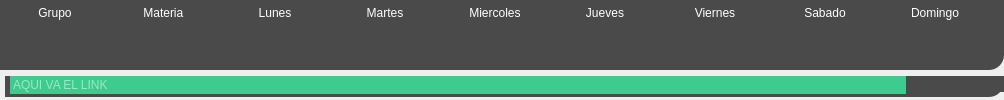
      <widget class="QWidget" name="page">
       <layout class="QHBoxLayout" name="horizontalLayout_7">
        <property name="spacing">
         <number>0</number>
        </property>
        <property name="leftMargin">
         <number>0</number>
        </property>
        <property name="topMargin">
         <number>0</number>
        </property>
        <property name="rightMargin">
         <number>0</number>
        </property>
        <property name="bottomMargin">
         <number>0</number>
        </property>
        <item>
         <widget class="QFrame" name="frame_5">
          <property name="styleSheet">
           <string notr="true">QFrame{border-bottom-left-radius: 0px;
 border-bottom-right-radius: 15px;}</string>
          </property>
          <property name="frameShape">
           <enum>QFrame::StyledPanel</enum>
          </property>
          <property name="frameShadow">
           <enum>QFrame::Raised</enum>
          </property>
          <layout class="QGridLayout" name="gridLayout_3">
           <property name="leftMargin">
            <number>0</number>
           </property>
           <property name="topMargin">
            <number>0</number>
           </property>
           <property name="rightMargin">
            <number>0</number>
           </property>
           <property name="bottomMargin">
            <number>0</number>
           </property>
           <item row="0" column="1">
            <widget class="QTableWidget" name="tableWidget">
             <property name="toolTip">
              <string>Buena suerte!</string>
             </property>
             <property name="styleSheet">
              <string notr="true">*{
	margin-left:0px;
	color:white;
	background:#4A4A4A;
	selection-background-color: rgb(170, 170, 255);
	border:2px;
}

indicator:unchecked {
    background-color:#4A4A4A;
	color:white;
}

QHeaderView::section {
	
	font: 97 15pt &quot;Inconsolata&quot;;
    background-color: #4A4A4A;
	color:white;
    border:6px;
    height: 25px;
}

QTableCornerButton:section{
background:rgb(170, 85, 255);
border:none;
}

QScrollBar:vertical{
}

QScrollBar:horizontal{

}

QTableView::item:alternate {

 background-color:#3DCC8E; 
} 

</string>
             </property>
             <property name="sizeAdjustPolicy">
              <enum>QAbstractScrollArea::AdjustToContents</enum>
             </property>
             <property name="autoScrollMargin">
              <number>5</number>
             </property>
             <property name="alternatingRowColors">
              <bool>true</bool>
             </property>
             <property name="selectionBehavior">
              <enum>QAbstractItemView::SelectRows</enum>
             </property>
             <property name="textElideMode">
              <enum>Qt::ElideMiddle</enum>
             </property>
             <property name="gridStyle">
              <enum>Qt::DashDotLine</enum>
             </property>
             <property name="sortingEnabled">
              <bool>false</bool>
             </property>
             <attribute name="horizontalHeaderCascadingSectionResizes">
              <bool>false</bool>
             </attribute>
             <attribute name="horizontalHeaderDefaultSectionSize">
              <number>110</number>
             </attribute>
             <attribute name="verticalHeaderVisible">
              <bool>false</bool>
             </attribute>
             <column>
              <property name="text">
               <string>Grupo</string>
              </property>
             </column>
             <column>
              <property name="text">
               <string>Materia </string>
              </property>
             </column>
             <column>
              <property name="text">
               <string>Lunes</string>
              </property>
             </column>
             <column>
              <property name="text">
               <string>Martes</string>
              </property>
             </column>
             <column>
              <property name="text">
               <string>Miercoles</string>
              </property>
             </column>
             <column>
              <property name="text">
               <string>Jueves</string>
              </property>
             </column>
             <column>
              <property name="text">
               <string>Viernes</string>
              </property>
             </column>
             <column>
              <property name="text">
               <string>Sabado</string>
              </property>
             </column>
             <column>
              <property name="text">
               <string>Domingo</string>
              </property>
             </column>
            </widget>
           </item>
           <item row="1" column="1">
            <widget class="QFrame" name="frame_6">
             <property name="maximumSize">
              <size>
               <width>16777215</width>
               <height>200</height>
              </size>
             </property>
             <property name="styleSheet">
              <string notr="true">
border-bottom-right-radius: 15px;
margin-bottom:3px;
margin-left:5px;
background:#4A4A4A;</string>
             </property>
             <property name="frameShape">
              <enum>QFrame::StyledPanel</enum>
             </property>
             <property name="frameShadow">
              <enum>QFrame::Raised</enum>
             </property>
             <layout class="QHBoxLayout" name="horizontalLayout_6">
              <property name="spacing">
               <number>2</number>
              </property>
              <property name="leftMargin">
               <number>0</number>
              </property>
              <property name="topMargin">
               <number>0</number>
              </property>
              <property name="rightMargin">
               <number>0</number>
              </property>
              <property name="bottomMargin">
               <number>0</number>
              </property>
              <item>
               <widget class="QLineEdit" name="lineEdit">
                <property name="maximumSize">
                 <size>
                  <width>16777215</width>
                  <height>30</height>
                 </size>
                </property>
                <property name="styleSheet">
                 <string notr="true">border:1px solid transparent;

border-radius:10px;

background:#3DCC8E;
color:white;</string>
                </property>
                <property name="inputMask">
                 <string/>
                </property>
                <property name="text">
                 <string/>
                </property>
                <property name="placeholderText">
                 <string>AQUI VA EL LINK</string>
                </property>
               </widget>
              </item>
              <item>
               <spacer name="horizontalSpacer_4">
                <property name="orientation">
                 <enum>Qt::Horizontal</enum>
                </property>
                <property name="sizeType">
                 <enum>QSizePolicy::Fixed</enum>
                </property>
                <property name="sizeHint" stdset="0">
                 <size>
                  <width>20</width>
                  <height>20</height>
                 </size>
                </property>
               </spacer>
              </item>
              <item>
               <widget class="QPushButton" name="pushButton_8">
                <property name="toolTip">
                 <string>Copiar Enlace</string>
                </property>
                <property name="styleSheet">
                 <string notr="true"/>
                </property>
                <property name="text">
                 <string/>
                </property>
                <property name="icon">
                 <iconset resource="source/AA.qrc">
                  <normaloff>:/imagenes/copiar.png</normaloff>:/imagenes/copiar.png</iconset>
                </property>
                <property name="iconSize">
                 <size>
                  <width>30</width>
                  <height>30</height>
                 </size>
                </property>
                <property name="flat">
                 <bool>true</bool>
                </property>
               </widget>
              </item>
              <item>
               <widget class="QPushButton" name="pushButton_9">
                <property name="toolTip">
                 <string>Ir a la reunion</string>
                </property>
                <property name="styleSheet">
                 <string notr="true"/>
                </property>
                <property name="text">
                 <string/>
                </property>
                <property name="icon">
                 <iconset resource="source/AA.qrc">
                  <normaloff>:/imagenes/confD.png</normaloff>:/imagenes/confD.png</iconset>
                </property>
                <property name="iconSize">
                 <size>
                  <width>30</width>
                  <height>30</height>
                 </size>
                </property>
                <property name="flat">
                 <bool>true</bool>
                </property>
               </widget>
              </item>
             </layout>
            </widget>
           </item>
          </layout>
         </widget>
        </item>
       </layout>
      </widget>
